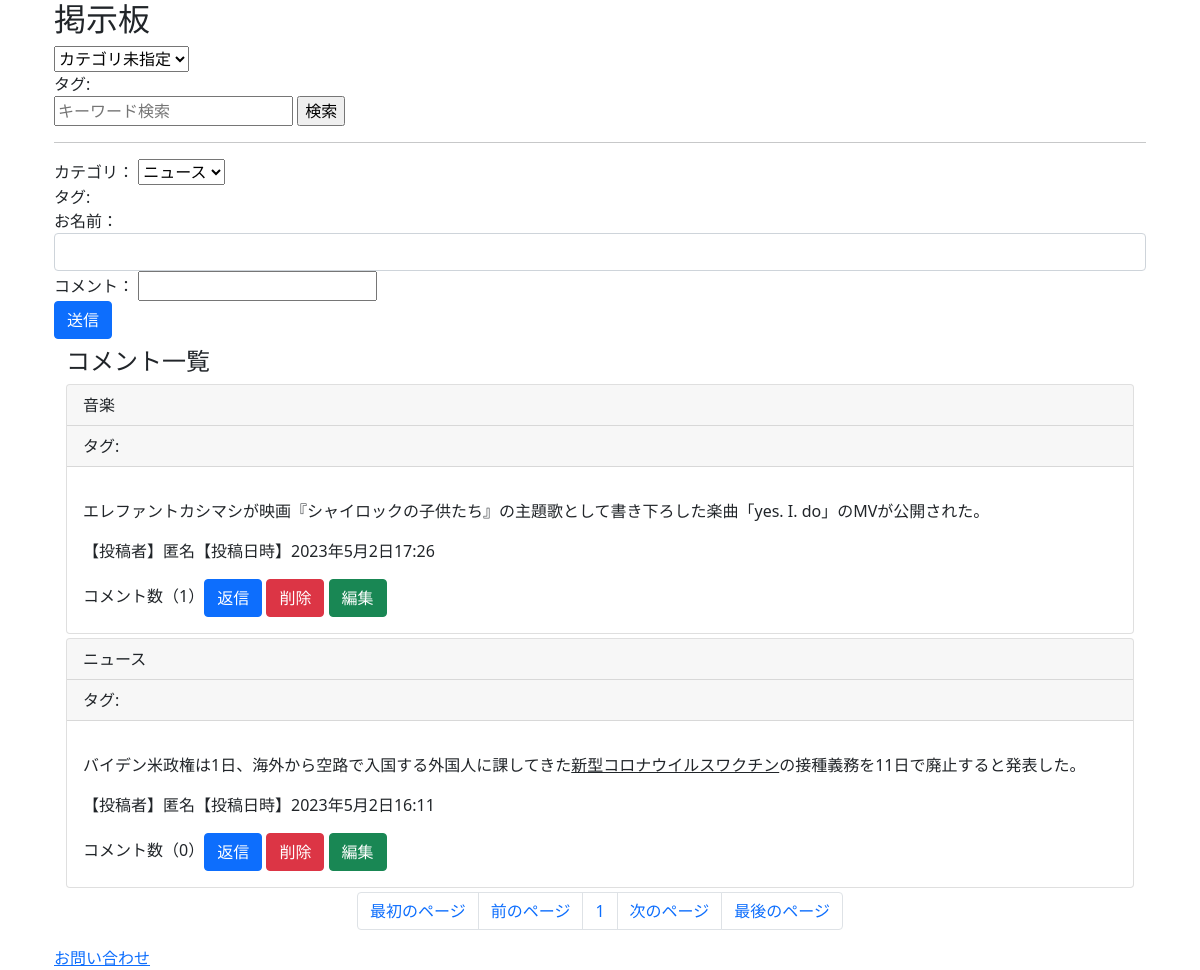
The app's page /, older data.
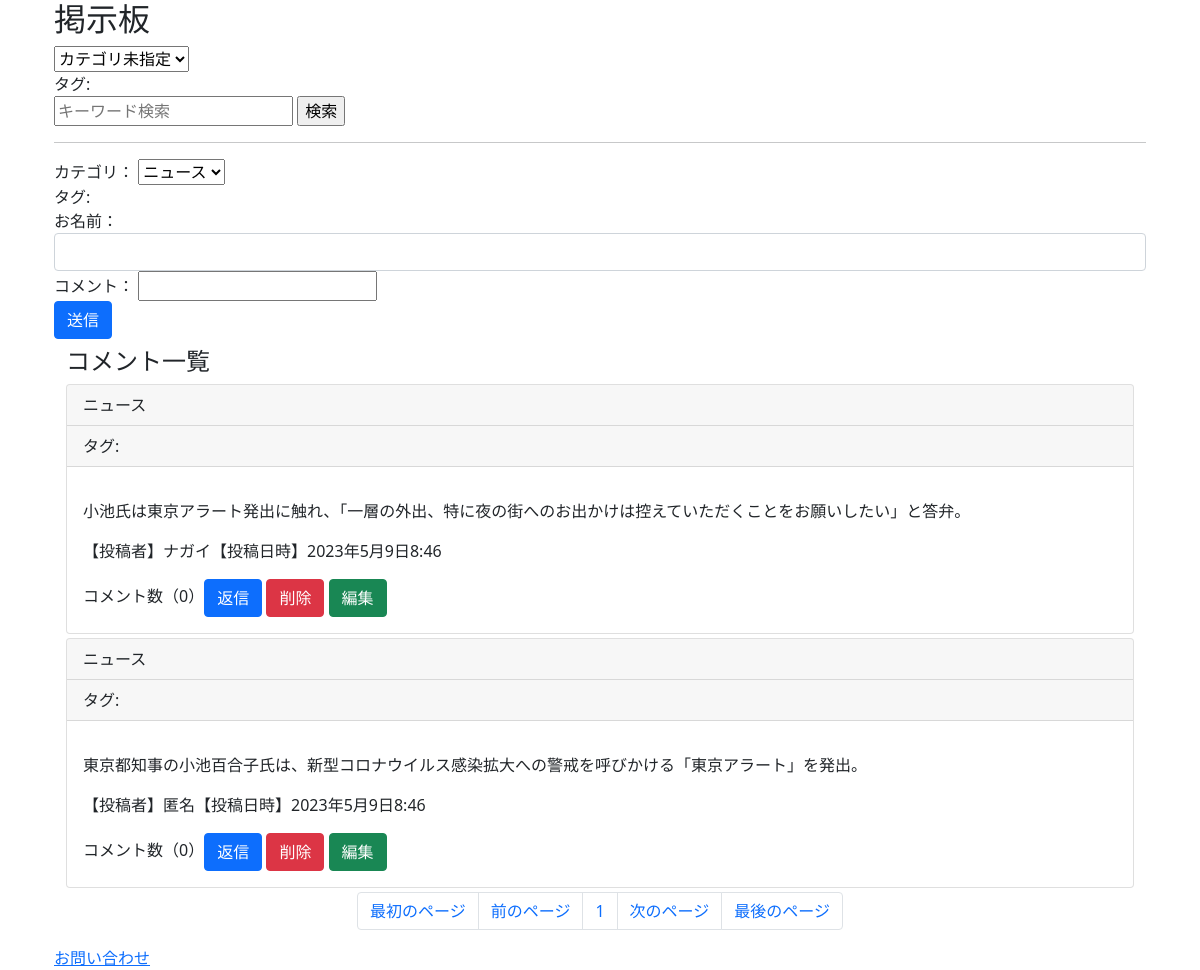
The same page, newer data.
### bbs/models.py (models this page shows, shortened)
class Topic(models.Model):
    category = models.ForeignKey(Category, verbose_name='カテゴリ', on_delete=models.CASCADE, null=True, blank=True)
    tag = models.ManyToManyField(Tag, verbose_name='タグ', blank=True)
    comment = models.TextField(verbose_name='コメント')
    name = models.CharField(verbose_name="名前", max_length=20, default="匿名")
    created_at = models.DateTimeField(auto_now_add=True)
    def reply_amount(self):
        return Reply.objects.filter(target=self.id).count()

class Category(models.Model):
    name = models.CharField(verbose_name='カテゴリ名', max_length=20)
    def str_id(self):
        return str(self.id)
    def topic_amount(self):
        return Topic.objects.filter(category=self.id).count()
    class Meta:
        verbose_name_plural = 'Categories'

### bbs/views.py (the view, shortened to what this page needs)
class IndexView(View):
    def get(self, request, *args, **kwargs):
        query = Q()
        if 'search' in request.GET:
            words = request.GET['search'].replace(' ', '　').replace('、', '　').replace(',', '　').split('　')
            for word in words:
                if word == '':
                    continue
                query &= Q(comment__icontains=word)
        form = TopicCategoryForm(request.GET)
        if form.is_valid():
            cleaned = form.clean()  # fieldsで指定したフィールドを全て型変換{'category': Categoryのオブジェクト}
            if cleaned['category']:  # if文がないとカテゴリ未指定のデータだけ出てくる
                query &= Q(category=cleaned['category'])
        topics = Topic.objects.filter(query).order_by('-created_at')
        form = TopicTagForm(request.GET)
        if form.is_valid():
            cleaned = form.clean()
            selected_tags = cleaned['tag']
            for tag in selected_tags:
                new_topics = []
                for topic in topics:
                    if tag in topic.tag.all():
                        new_topics.append(topic)
                topics = new_topics
        paginator = Paginator(topics, 2)
        if 'page' in request.GET:
            topics = paginator.get_page(request.GET['page'])
        else:
            topics = paginator.get_page(1)
        categories = Category.objects.all()
        tags = Tag.objects.all()
        form = TopicForm
        context = {'topics': topics, 'categories': categories, 'tags': tags, 'form': form}
        return render(request, 'bbs/index.html', context)

### bbs/templatetags/param_change.py (called while the page is built)
@register.simple_tag()
def url_replace(request, key, value):
    copied = request.GET.copy()
    copied[key] = value
    return copied.urlencode()

### templates/bbs/index.html (shortened to what this page needs)
{% load param_change %}
<!DOCTYPE html>
<html lang="ja">
<head>
    <link href="https://cdn.jsdelivr.net/npm/bootstrap@5.0.2/dist/css/bootstrap.min.css" rel="stylesheet">
</head>
<body>
    <main class="container">
        <div class="container">
            <h2>掲示板</h2>
            <form method="get">
                <select name="category">
                    <option value="">カテゴリ未指定</option>
                </select>
                <div>
                    タグ:
                </div>
                <input type="text" name="search" placeholder="キーワード検索" value="{{ request.GET.search }}">
                <input type="submit" value="検索">
            </form>
            <hr>
            <form method="POST">
                <div class="form-group">
                    <label for="name">カテゴリ：</label>
                    <select name="category">
                        {% for category in categories %}
                        <option value="{{ category.id }}">{{ category.name }}</option>
                        {% endfor %}
                    </select>
                </div>
                <div>
                    タグ:
                </div>
                <div class="form-group">
                    <label for="name">お名前：</label>
                    <input type="text" class="form-control" name="name">
                </div>
                <div class="form-group">
                    <label for="comment">コメント：</label>
                    {{ form.comment }}
                </div>
                <button class="btn btn-primary" type="submit">送信</button>
            </form>
            <div class="container">
                <h4 class="my-2">コメント一覧</h4>
                {% for topic in topics %}
                <div class="card mb-1">
                    <div class="card-header">{{ topic.category.name }}</div>
                    <div class="card-header">タグ: {% for tag in topic.tag.all %}{{ tag.name }} {% endfor %}</div>
                    <div class="card-body">
                        <p class="card-text">{{ topic.comment|safe }}     【投稿者】{{ topic.name }}【投稿日時】{{ topic.created_at }}</p>
                        コメント数（{{ topic.reply_amount }}）<a class="btn btn-primary" href="{% url 'bbs:reply' topic.id %}">返信</a>
                        <form action="{% url 'bbs:topic_delete' topic.id %}" method="post" style="display:inline-block;" onsubmit="if(confirm('本当に削除しますか？')){ return true } else { return false };">
                            <input class="btn btn-danger" type="submit" value="削除">
                        </form>
                        <a class="btn btn-success" href="{% url 'bbs:topic_edit' topic.id %}">編集</a>
                    </div>
                </div>
                {% endfor %}
                <ul class="pagination justify-content-center">
                    {% if topics.has_previous %}
                    <li class="page-item"><a class="page-link" href="?{% url_replace request 'page' '1' %}">最初のページ</a></li>
                    <li class="page-item"><a class="page-link" href="?{% url_replace request 'page' topics.previous_page_number %}">前のページ</a></li>
                    {% else %}
                    <li class="page-item"><a class="page-link">最初のページ</a></li>
                    <li class="page-item"><a class="page-link">前のページ</a></li>
                    {% endif %}
                    <li class="page-item"><a class="page-link">{{ topics.number }}</a></li>
                    {% if topics.has_next %}
                    <li class="page-item"><a class="page-link" href="?{% url_replace request 'page' topics.next_page_number %}">次のページ</a></li>
                    <li class="page-item"><a class="page-link" href="?{% url_replace request 'page' topics.paginator.num_pages %}">最後のページ</a></li>
                    {% else %}
                    <li class="page-item"><a class="page-link">次のページ</a></li>
                    <li class="page-item"><a class="page-link">最後のページ</a></li>
                    {% endif %}
                </ul>
            </div>
            <a href="{% url 'bbs:contacts' %}">お問い合わせ</a>
        </div>
    </main>
</body>
</html>

Row changes from the older to the newer data that the page shows:
no longer on this page (row unchanged): Topic: category.name "音楽", comment "エレファントカシマシが映画『シャイロックの子供たち』の主題歌として書き下ろした楽曲「yes. I. do」のMVが公開された。", name "匿名", created_at "2023年5月2日17:26", reply_amount "1"
no longer on this page (row unchanged): Topic: category.name "ニュース", comment "バイデン米政権は1日、海外から空路で入国する外国人に課してきた 新型コロナウイルスワクチン の接種義務を11日で廃止すると発表した。", name "匿名", created_at "2023年5月2日16:11", reply_amount "0"
added Topic: category.name "ニュース", comment "小池氏は東京アラート発出に触れ、「一層の外出、特に夜の街へのお出かけは控えていただくことをお願いしたい」と答弁。", name "ナガイ", created_at "2023年5月9日8:46", reply_amount "0"
added Topic: category.name "ニュース", comment "東京都知事の小池百合子氏は、新型コロナウイルス感染拡大への警戒を呼びかける「東京アラート」を発出。", name "匿名", created_at "2023年5月9日8:46", reply_amount "0"
